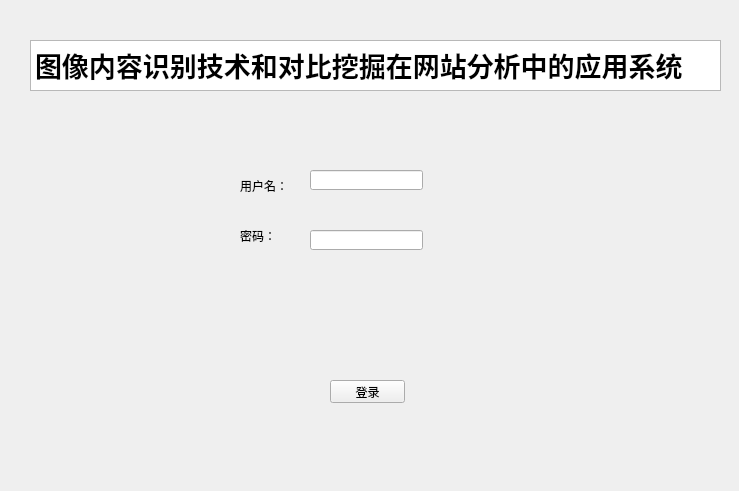
<?xml version="1.0" encoding="UTF-8"?>
<ui version="4.0">
 <class>Form</class>
 <widget class="QWidget" name="Form">
  <property name="geometry">
   <rect>
    <x>0</x>
    <y>0</y>
    <width>739</width>
    <height>491</height>
   </rect>
  </property>
  <property name="windowTitle">
   <string>Form</string>
  </property>
  <widget class="QLabel" name="label">
   <property name="geometry">
    <rect>
     <x>240</x>
     <y>180</y>
     <width>54</width>
     <height>12</height>
    </rect>
   </property>
   <property name="text">
    <string>用户名：</string>
   </property>
  </widget>
  <widget class="QLabel" name="label_2">
   <property name="geometry">
    <rect>
     <x>240</x>
     <y>230</y>
     <width>54</width>
     <height>12</height>
    </rect>
   </property>
   <property name="text">
    <string>密码：</string>
   </property>
  </widget>
  <widget class="QTextBrowser" name="textBrowser">
   <property name="geometry">
    <rect>
     <x>30</x>
     <y>40</y>
     <width>691</width>
     <height>51</height>
    </rect>
   </property>
   <property name="html">
    <string>&lt;!DOCTYPE HTML PUBLIC &quot;-//W3C//DTD HTML 4.0//EN&quot; &quot;http://www.w3.org/TR/REC-html40/strict.dtd&quot;&gt;
&lt;html&gt;&lt;head&gt;&lt;meta name=&quot;qrichtext&quot; content=&quot;1&quot; /&gt;&lt;style type=&quot;text/css&quot;&gt;
p, li { white-space: pre-wrap; }
&lt;/style&gt;&lt;/head&gt;&lt;body style=&quot; font-family:'SimSun'; font-size:9pt; font-weight:400; font-style:normal;&quot;&gt;
&lt;p style=&quot; margin-top:0px; margin-bottom:0px; margin-left:0px; margin-right:0px; -qt-block-indent:0; text-indent:0px;&quot;&gt;&lt;span style=&quot; font-size:20pt; font-weight:600;&quot;&gt;图像内容识别技术和对比挖掘在网站分析中的应用系统&lt;/span&gt;&lt;/p&gt;&lt;/body&gt;&lt;/html&gt;</string>
   </property>
  </widget>
  <widget class="QLineEdit" name="lineEdit">
   <property name="geometry">
    <rect>
     <x>310</x>
     <y>170</y>
     <width>113</width>
     <height>20</height>
    </rect>
   </property>
  </widget>
  <widget class="QLineEdit" name="lineEdit_2">
   <property name="geometry">
    <rect>
     <x>310</x>
     <y>230</y>
     <width>113</width>
     <height>20</height>
    </rect>
   </property>
  </widget>
  <widget class="QPushButton" name="pushButton">
   <property name="geometry">
    <rect>
     <x>330</x>
     <y>380</y>
     <width>75</width>
     <height>23</height>
    </rect>
   </property>
   <property name="text">
    <string>登录</string>
   </property>
  </widget>
 </widget>
 <resources/>
 <connections/>
</ui>
